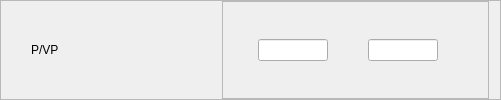
              <widget class="QFrame" name="fFiis_PVP">
               <property name="frameShape">
                <enum>QFrame::StyledPanel</enum>
               </property>
               <property name="frameShadow">
                <enum>QFrame::Raised</enum>
               </property>
               <layout class="QHBoxLayout" name="horizontalLayout_98">
                <property name="leftMargin">
                 <number>30</number>
                </property>
                <property name="topMargin">
                 <number>0</number>
                </property>
                <property name="bottomMargin">
                 <number>0</number>
                </property>
                <item>
                 <widget class="QLabel" name="label_61">
                  <property name="minimumSize">
                   <size>
                    <width>185</width>
                    <height>0</height>
                   </size>
                  </property>
                  <property name="maximumSize">
                   <size>
                    <width>185</width>
                    <height>150</height>
                   </size>
                  </property>
                  <property name="styleSheet">
                   <string notr="true">font: 14pt &quot;Segoe UI&quot;;</string>
                  </property>
                  <property name="text">
                   <string>P/VP</string>
                  </property>
                  <property name="alignment">
                   <set>Qt::AlignLeading|Qt::AlignLeft|Qt::AlignVCenter</set>
                  </property>
                 </widget>
                </item>
                <item>
                 <widget class="QFrame" name="frame_80">
                  <property name="frameShape">
                   <enum>QFrame::StyledPanel</enum>
                  </property>
                  <property name="frameShadow">
                   <enum>QFrame::Raised</enum>
                  </property>
                  <layout class="QHBoxLayout" name="horizontalLayout_99">
                   <property name="spacing">
                    <number>0</number>
                   </property>
                   <property name="leftMargin">
                    <number>35</number>
                   </property>
                   <property name="topMargin">
                    <number>0</number>
                   </property>
                   <property name="rightMargin">
                    <number>50</number>
                   </property>
                   <property name="bottomMargin">
                    <number>0</number>
                   </property>
                   <item>
                    <widget class="QLineEdit" name="min_Fiis_PVP">
                     <property name="maximumSize">
                      <size>
                       <width>70</width>
                       <height>16777215</height>
                      </size>
                     </property>
                     <property name="focusPolicy">
                      <enum>Qt::StrongFocus</enum>
                     </property>
                     <property name="alignment">
                      <set>Qt::AlignCenter</set>
                     </property>
                    </widget>
                   </item>
                   <item>
                    <spacer name="horizontalSpacer_47">
                     <property name="orientation">
                      <enum>Qt::Horizontal</enum>
                     </property>
                     <property name="sizeType">
                      <enum>QSizePolicy::Expanding</enum>
                     </property>
                     <property name="sizeHint" stdset="0">
                      <size>
                       <width>40</width>
                       <height>20</height>
                      </size>
                     </property>
                    </spacer>
                   </item>
                   <item>
                    <widget class="QLineEdit" name="max_Fiis_PVP">
                     <property name="maximumSize">
                      <size>
                       <width>70</width>
                       <height>16777215</height>
                      </size>
                     </property>
                     <property name="focusPolicy">
                      <enum>Qt::StrongFocus</enum>
                     </property>
                     <property name="alignment">
                      <set>Qt::AlignCenter</set>
                     </property>
                    </widget>
                   </item>
                  </layout>
                 </widget>
                </item>
               </layout>
              </widget>
